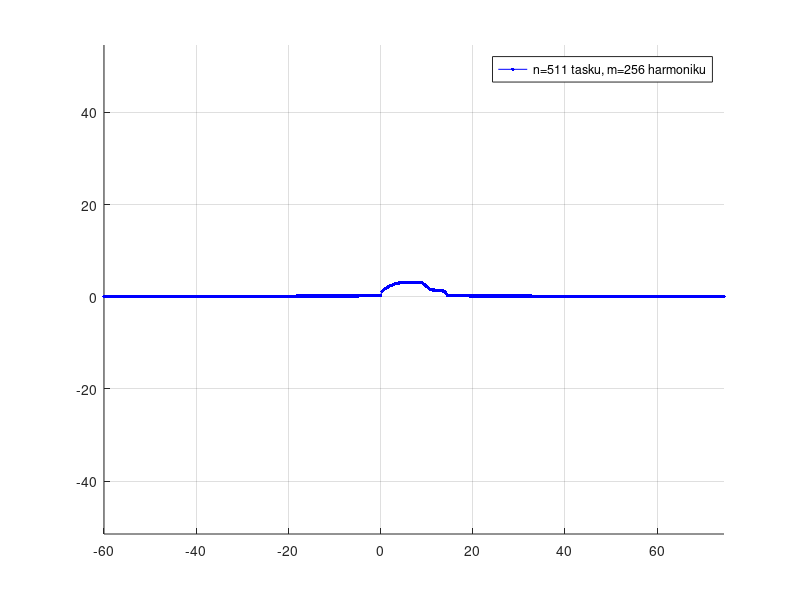
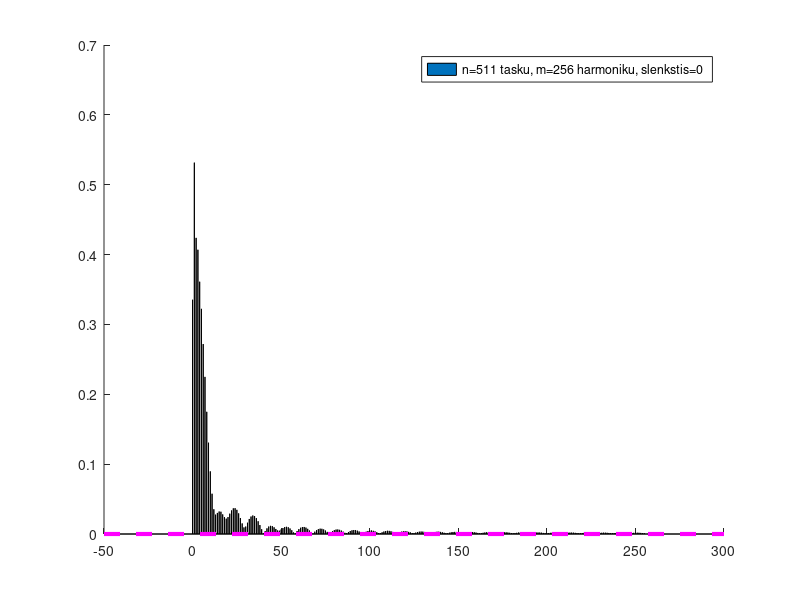
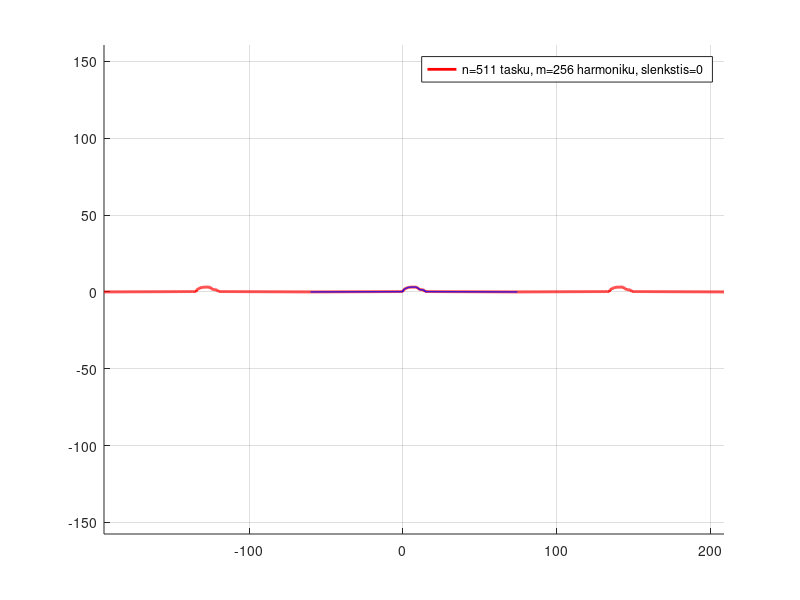
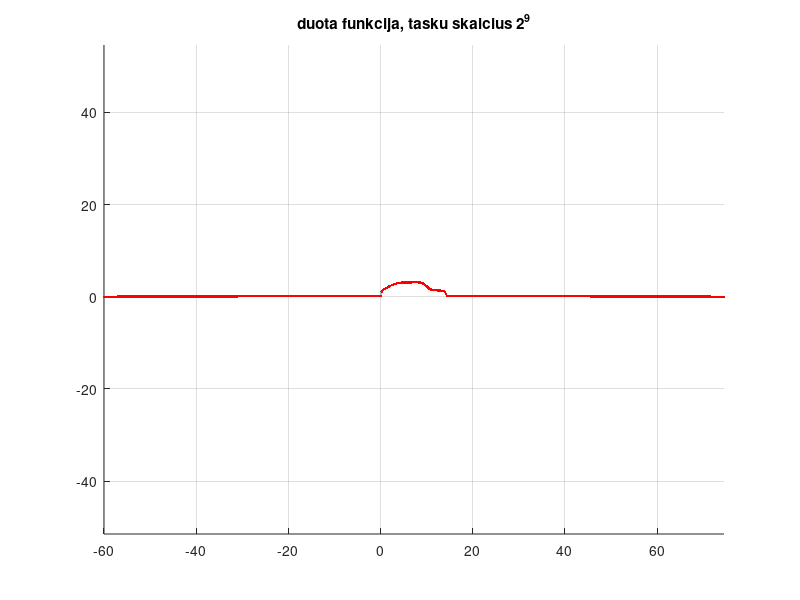

Reproduce these figures in MATLAB, in order.
%
%   Viename periode aprasytai funkcijai atliekama diskrecioji Furje
%   transformacija. Duomenys imami is failo
%

function main
clc,close all,clear all

% Is failu ivedami duomenys:
npower=9   
n=2^npower-1;
fclose all; fhx=fopen('carx.txt','r'); fhy=fopen('cary.txt','r');
figure(100); axis equal,hold on,grid on
SX=fscanf(fhx,'%g '); SY=fscanf(fhy,'%g '); fclose all; 
ppp=1*60,   % sukuriamas "atstumas" tarp signalu  %********************************** 
if ppp~= 0   % sukuriamas vaizdas "ilgame periode"
    SX(2:end+1)=SX(1:end);SX(1)=SX(2)-ppp;SX(end+1)=SX(end)+ppp;
    SY(2:end+1)=SY(1:end);SY(1)=0;SY(end+1)=0;
end
plot(SX,SY); 
a=min(SX);b=max(SX);t=[a:(b-a)/n:b];
fff=interp1(SX,SY,t);   % perskaiciuojama i naujas abscises

plot(t,fff,'r.');  
title(sprintf('duota funkcija, tasku skaicius 2^%d',npower));

m=floor((n+1)/2)  % m - harmoniku skaicius
% m=32   % apribotas harmoniku skaicius   %**********************************
 
T=b-a;
slenkstis=0 ; % harmoniku amplitudziu slenkstis triuksmu filtravimui
dt=T/n
N=1000 % vaizdavimo tasku skaicius
dttt=T/N


ttt=[a-T:dttt:b+T];

% disp('kontrole:'),disp(sum(fC(3,T,t).*fC(0,T,t)))

figure(1),hold on,grid on,axis equal, plot(t,fff,'b.-','MarkerSize',8);
legend(sprintf('n=%d tasku, m=%d harmoniku',n,m))

ac0=dot(fff,fC(0,T,t))/n;
for i=1:m-1
    ac(i)=dot(fff,fC(i,T,t))*2/n;
    as(i)=dot(fff,fS(i,T,t))*2/n;
end
ac,as

figure(2),hold on
bar(0:m-1,[ac0,sqrt(ac.^2+as.^2)],0.01)
xx=axis; plot([xx(1),xx(2)],slenkstis*[1 1],'m--','LineWidth',3); % braizo slenkscio linija
legend(sprintf('n=%d tasku, m=%d harmoniku, slenkstis=%g ',n,m,slenkstis))


fffz=ac0*fC(0,T,ttt)
frequencies=[1:m-1];
% frequencies=[1:3,5,6,10,30,50];
for i=frequencies
    if sqrt(ac(i)^2+as(i)^2) > slenkstis
        fffz=fffz+ac(i)*fC(i,T,ttt)+as(i)*fS(i,T,ttt);    
    end
end

figure(3),hold on,grid on,axis equal, plot(ttt,fffz,'r','LineWidth',2);plot(t,fff,'b-','LineWidth',1);
legend(sprintf('n=%d tasku, m=%d harmoniku, slenkstis=%g ',n,m,slenkstis))

return
end

function c=fC(i,T,t), if i==0,c=1*cos(0*t); else, c=cos(2*pi*i/T*t); end, return, end
function s=fS(i,T,t), s=sin(2*pi*i/T*t); return, end

